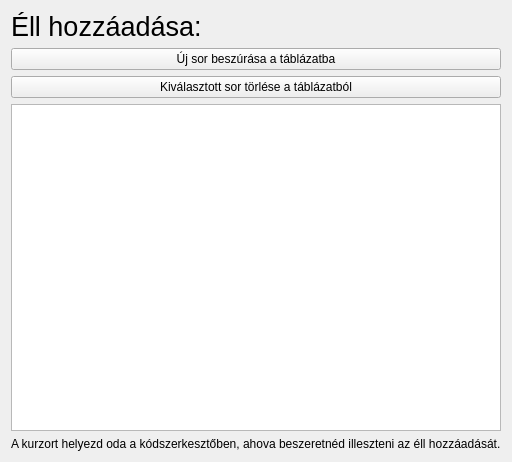
<?xml version="1.0" encoding="UTF-8"?>
<ui version="4.0">
 <class>Form</class>
 <widget class="QWidget" name="Form">
  <property name="geometry">
   <rect>
    <x>0</x>
    <y>0</y>
    <width>512</width>
    <height>462</height>
   </rect>
  </property>
  <property name="windowTitle">
   <string>Form</string>
  </property>
  <layout class="QVBoxLayout" name="verticalLayout_2">
   <item>
    <widget class="QLabel" name="label_15">
     <property name="font">
      <font>
       <pointsize>20</pointsize>
      </font>
     </property>
     <property name="text">
      <string>Éll hozzáadása: </string>
     </property>
    </widget>
   </item>
   <item>
    <widget class="QPushButton" name="btn_add_new_row">
     <property name="text">
      <string>Új sor beszúrása a táblázatba</string>
     </property>
    </widget>
   </item>
   <item>
    <layout class="QVBoxLayout" name="verticalLayout"/>
   </item>
   <item>
    <widget class="QPushButton" name="btn_delete_row">
     <property name="text">
      <string>Kiválasztott sor törlése a táblázatból</string>
     </property>
    </widget>
   </item>
   <item>
    <widget class="QTableWidget" name="tableWidget"/>
   </item>
   <item>
    <widget class="QLabel" name="label">
     <property name="text">
      <string>A kurzort helyezd oda a kódszerkesztőben, ahova beszeretnéd illeszteni az éll hozzáadását.</string>
     </property>
    </widget>
   </item>
  </layout>
 </widget>
 <resources/>
 <connections/>
</ui>
